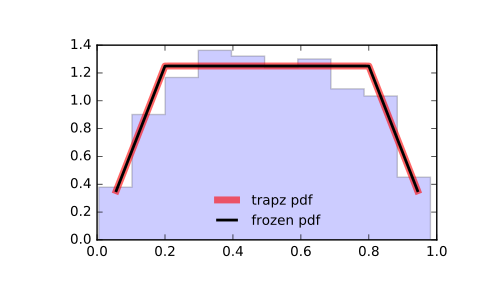

This chart was generated by the following Python code:
from scipy.stats import trapz
import matplotlib.pyplot as plt
fig, ax = plt.subplots(1, 1)

# Calculate a few first moments:

c, d = 0.2, 0.8
mean, var, skew, kurt = trapz.stats(c, d, moments='mvsk')

# Display the probability density function (``pdf``):

x = np.linspace(trapz.ppf(0.01, c, d),
                trapz.ppf(0.99, c, d), 100)
ax.plot(x, trapz.pdf(x, c, d),
       'r-', lw=5, alpha=0.6, label='trapz pdf')

# Alternatively, the distribution object can be called (as a function)
# to fix the shape, location and scale parameters. This returns a "frozen"
# RV object holding the given parameters fixed.

# Freeze the distribution and display the frozen ``pdf``:

rv = trapz(c, d)
ax.plot(x, rv.pdf(x), 'k-', lw=2, label='frozen pdf')

# Check accuracy of ``cdf`` and ``ppf``:

vals = trapz.ppf([0.001, 0.5, 0.999], c, d)
np.allclose([0.001, 0.5, 0.999], trapz.cdf(vals, c, d))
# True

# Generate random numbers:

r = trapz.rvs(c, d, size=1000)

# And compare the histogram:

ax.hist(r, normed=True, histtype='stepfilled', alpha=0.2)
ax.legend(loc='best', frameon=False)
plt.show()
